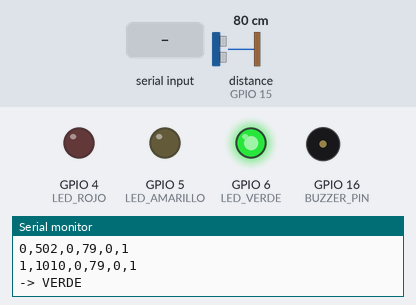
A sketch run on a simulated ESP32-S3. Parts: output pins drawn as LEDs (lit = HIGH), buzzer (waves = sounding, pin HIGH), the last lines printed to the serial monitor. Wiring (inferred from the names in the program): ultrasonic range finder: trigger GPIO 7; echo GPIO 15. The test bench sets the inputs (shaded band); at power-on: distance to the obstacle (sensor on GPIO 15) 80 cm. The echo pulse lasts 58.3 µs per cm; pins used as bus, display or sensor lines are not drawn.

Above: at 1.3 s.
1.4 s: "y\n" received over Serial
At 2.3 s:
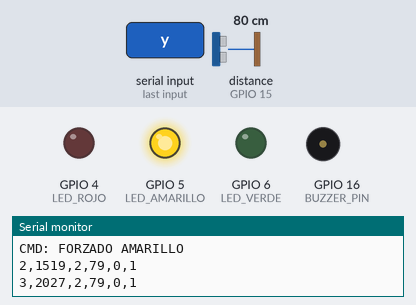
2.9 s: "g\n" received over Serial
At 3.2 s:
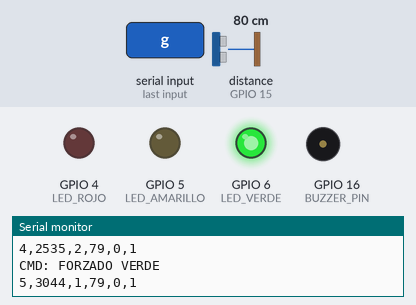
4.4 s: "r\n" received over Serial
At 4.7 s:
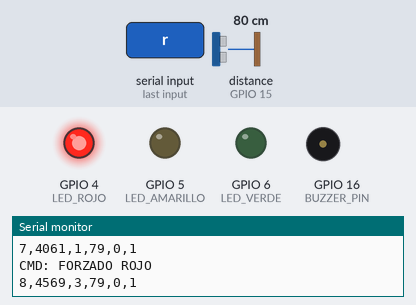
Timing chart, 0 to 11.9 s (numbered marks = the images above; inputs shaded):
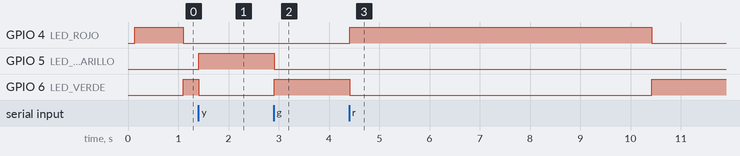

The sketch:

SEMAFORO_B_TEST.ino
```cpp
/*
 * SEMAFOOR_B_TEST.ino
 * Sketch de prueba para ESP32-S3 (SEMAFORO B)
 * - Mide HC-SR04
 * - Controla 3 LEDs (Rojo, Amarillo, Verde)
 * - Buzzer opcional
 * - Envía lecturas y estado por UART (115200)
 * - Acepta comandos sencillos por UART para forzar estado o alternar modo auto/manual
 *
 * Pines configurados para ESP B:
 * LED_ROJO = 4
 * LED_AMARILLO = 5
 * LED_VERDE = 6
 * TRIG_PIN = 7
 * ECHO_PIN = 15
 * BUZZER_PIN = 16 (opcional)
 * OLED_SDA = 17, OLED_SCL = 18 (si se conecta)
 */

#include <Arduino.h>

// Pines (ajustar si es necesario)
#define LED_ROJO     4
#define LED_AMARILLO 5
#define LED_VERDE    6
#define TRIG_PIN     7
#define ECHO_PIN     15
#define BUZZER_PIN   16

#define DETECTION_THRESHOLD_CM 5
#define DETECTION_PERSIST_MS   500
#define DEFAULT_GREEN_MS       10000
#define YELLOW_MS              3000
#define ALL_RED_MS             1000
#define SERIAL_BAUD            115200
#define REPORT_INTERVAL_MS     500

enum State { S_ALL_RED=0, S_GREEN=1, S_YELLOW=2, S_RED=3 };

State currentState = S_ALL_RED;
State prevState = S_ALL_RED;
unsigned long stateStart = 0;
unsigned long lastReport = 0;

// Detección
bool vehicleDetected = false;
unsigned long lastDetectionTime = 0;
uint16_t lastDistance = 9999;

// Debug control
bool DEBUG_ENABLED = false; // set true to enable debug prints

// Modo manual/auto
bool autoMode = true;

uint32_t seq = 0;

// Funciones de LEDs
void setLEDs(bool r, bool y, bool g) {
  digitalWrite(LED_ROJO, r ? HIGH : LOW);
  digitalWrite(LED_AMARILLO, y ? HIGH : LOW);
  digitalWrite(LED_VERDE, g ? HIGH : LOW);
}

void updateLEDs() {
  switch(currentState) {
    case S_ALL_RED: setLEDs(true, false, false); break;
    case S_GREEN: setLEDs(false, false, true); break;
    case S_YELLOW: setLEDs(false, true, false); break;
    case S_RED: setLEDs(true, false, false); break;
  }
}

// Medición HC-SR04
uint16_t measureDistance() {
  digitalWrite(TRIG_PIN, LOW);
  delayMicroseconds(2);
  digitalWrite(TRIG_PIN, HIGH);
  delayMicroseconds(10);
  digitalWrite(TRIG_PIN, LOW);

  long duration = pulseIn(ECHO_PIN, HIGH, 30000); // timeout 30ms
  if (duration == 0) return 9999;
  uint16_t dist = (uint16_t)(duration * 0.034 / 2);
  return dist;
}

// Lectura y lógica simple: una lectura <= umbral activa la ventana de detección
void updateDetection() {
  uint16_t d = measureDistance();
  lastDistance = d;
  if (d <= DETECTION_THRESHOLD_CM) {
    lastDetectionTime = millis();
    if (DEBUG_ENABLED) {
      Serial.print("DEBUG: detection reading d="); Serial.println(d);
      Serial.print("DEBUG: lastDetectionTime="); Serial.println(lastDetectionTime);
    }
  }

  // vehicleDetected true durante DETECTION_PERSIST_MS desde la última lectura válida
  if (millis() - lastDetectionTime <= DETECTION_PERSIST_MS) {
    if (!vehicleDetected) {
      vehicleDetected = true;
      if (DEBUG_ENABLED) {
        Serial.print("DEBUG: vehicleDetected=1 at "); Serial.println(millis());
      }
    }
  } else {
    if (vehicleDetected) {
      if (DEBUG_ENABLED) {
        Serial.print("DEBUG: vehicleDetected reset at "); Serial.println(millis());
      }
    }
    vehicleDetected = false;
  }
}

void transitionStateMachine() {
  unsigned long elapsed = millis() - stateStart;
  switch(currentState) {
    case S_ALL_RED:
      if (elapsed >= ALL_RED_MS) {
        currentState = S_GREEN; stateStart = millis();
        Serial.println("-> VERDE");
      }
      break;
    case S_GREEN:
      if (autoMode) {
        if (vehicleDetected && elapsed < DEFAULT_GREEN_MS) {
          // opcional: extender verde
        }
        if (elapsed >= DEFAULT_GREEN_MS) {
          currentState = S_YELLOW; stateStart = millis();
          Serial.println("-> AMARILLO");
        }
      }
      break;
    case S_YELLOW:
      if (elapsed >= YELLOW_MS) { currentState = S_RED; stateStart = millis(); Serial.println("-> ROJO"); }
      break;
    case S_RED:
      if (elapsed >= DEFAULT_GREEN_MS/2) { currentState = S_ALL_RED; stateStart = millis(); Serial.println("-> ALL_RED"); }
      break;
  }
  updateLEDs();
}

// Serial commands: 'g' = green, 'r' = red, 'a' = auto mode on, 'm' = manual mode, 's' = status, 'd' debug toggle
void processSerial() {
  while (Serial.available()) {
    char c = Serial.read();
    if (c == '\n' || c == '\r') continue;
    switch (c) {
      case 'g': currentState = S_GREEN; stateStart = millis(); Serial.println("CMD: FORZADO VERDE"); break;
      case 'r': currentState = S_RED; stateStart = millis(); Serial.println("CMD: FORZADO ROJO"); break;
      case 'y': currentState = S_YELLOW; stateStart = millis(); Serial.println("CMD: FORZADO AMARILLO"); break;
      case 'a': autoMode = true; Serial.println("CMD: MODO AUTO ON"); break;
      case 'm': autoMode = false; Serial.println("CMD: MODO MANUAL ON"); break;
      case 't': autoMode = !autoMode; Serial.print("CMD: TOGGLE AUTO -> "); Serial.println(autoMode ? "AUTO" : "MANUAL"); break;
      case 'd': DEBUG_ENABLED = !DEBUG_ENABLED; Serial.print("CMD: DEBUG -> "); Serial.println(DEBUG_ENABLED ? "ON" : "OFF"); break;
      case 's': {
        Serial.print("STATUS: ");
        Serial.print("state="); Serial.print((int)currentState);
        Serial.print(", dist="); Serial.print(lastDistance);
        Serial.print(", veh="); Serial.print(vehicleDetected ? "1" : "0");
        Serial.print(", auto="); Serial.println(autoMode ? "1" : "0");
        break;
      }
      default:
        Serial.print("CMD: Desconocido -> "); Serial.println(c);
    }
  }
}

void printMenu() {
  Serial.println("---- SEMAforo B - TEST UART ----");
  Serial.println("Comandos:");
  Serial.println("  g -> Forzar VERDE");
  Serial.println("  r -> Forzar ROJO");
  Serial.println("  y -> Forzar AMARILLO");
  Serial.println("  a -> Modo AUTO ON");
  Serial.println("  m -> Modo MANUAL ON");
  Serial.println("  t -> Toggle AUTO/MANUAL");
  Serial.println("  s -> Mostrar STATUS actual");
  Serial.println("  d -> Toggle DEBUG prints");
  Serial.println("\nNota: vehicleDetected = TRUE cuando distancia <= 5 cm (umbral actual)");
  Serial.println("--------------------------------");
}

void setup() {
  Serial.begin(SERIAL_BAUD);
  delay(100);
  Serial.println("\nSEMAFORO_B_TEST - Iniciando...");

  pinMode(LED_ROJO, OUTPUT);
  pinMode(LED_AMARILLO, OUTPUT);
  pinMode(LED_VERDE, OUTPUT);
  pinMode(TRIG_PIN, OUTPUT);
  pinMode(ECHO_PIN, INPUT);
  pinMode(BUZZER_PIN, OUTPUT);

  setLEDs(false, false, false);
  currentState = S_ALL_RED;
  stateStart = millis();

  printMenu();
}

void loop() {
  processSerial();
  updateDetection();
  if (autoMode) transitionStateMachine();
  updateLEDs();

  // Reportar por UART periódicamente
  if (millis() - lastReport >= REPORT_INTERVAL_MS) {
    lastReport = millis();
    // Formato CSV: seq,ts,state,dist,veh,auto
    Serial.print(seq++);
    Serial.print(",");
    Serial.print(millis());
    Serial.print(",");
    Serial.print((int)currentState);
    Serial.print(",");
    Serial.print(lastDistance);
    Serial.print(",");
    Serial.print(vehicleDetected ? "1" : "0");
    Serial.print(",");
    Serial.println(autoMode ? "1" : "0");
  }

  delay(10);
}
```

Measured:
- after the input at 1.4 s, GPIO 5 (LED_AMARILLO): LOW → HIGH at once; GPIO 6 (LED_VERDE): HIGH → LOW at once
- after the input at 2.9 s, GPIO 5 (LED_AMARILLO): HIGH → LOW at once; GPIO 6 (LED_VERDE): LOW → HIGH at once
- after the input at 4.4 s, GPIO 4 (LED_ROJO): LOW → HIGH at once, → LOW 6.0 s later; GPIO 6 (LED_VERDE): HIGH → LOW at once, → HIGH 6.0 s later
